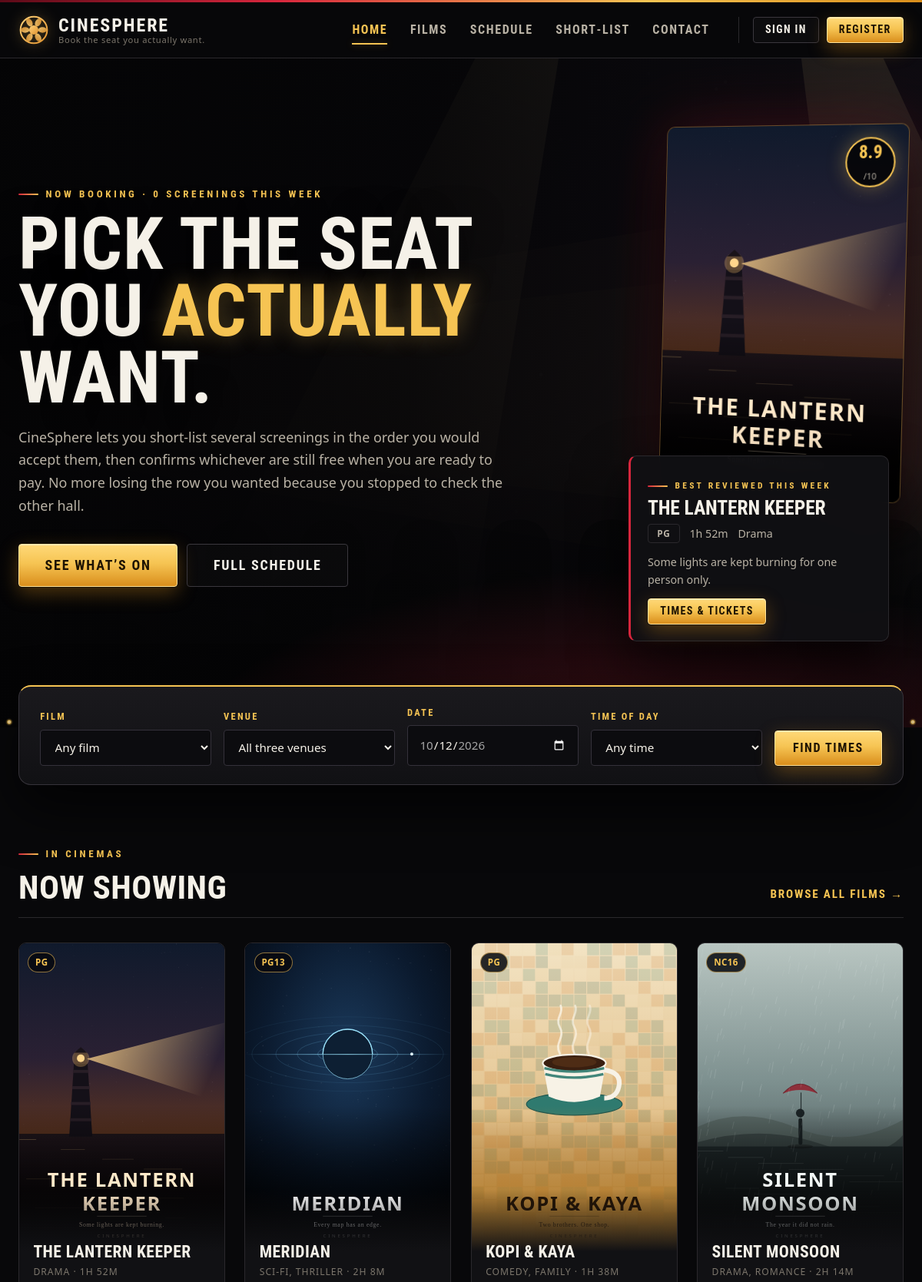
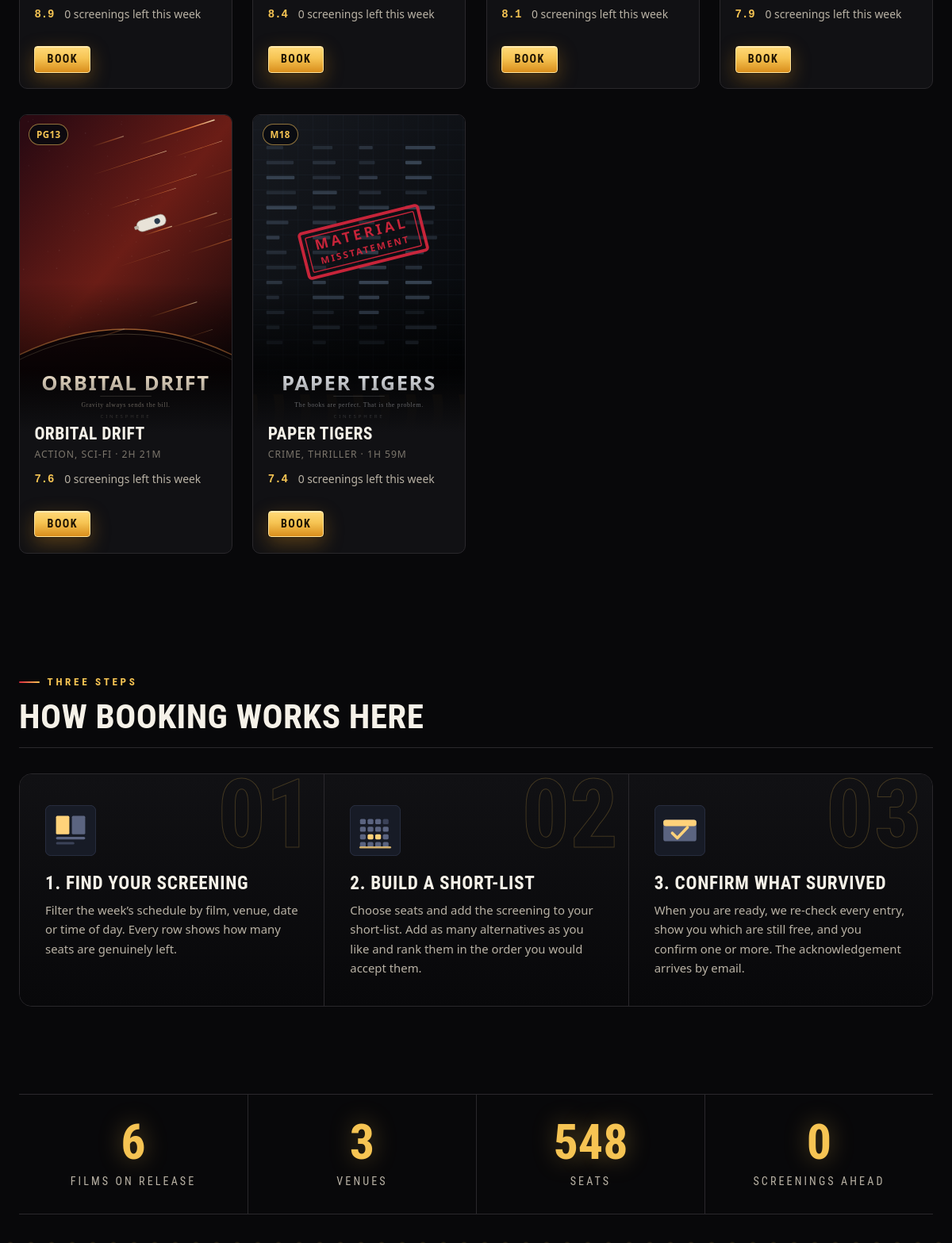
The page / (upper part) on the database its author committed (2 pictures, top to bottom).
### tables this page shows
CREATE TABLE movies (
    movie_id     INT AUTO_INCREMENT PRIMARY KEY,
    title        VARCHAR(120) NOT NULL,
    tagline      VARCHAR(160) NOT NULL DEFAULT '',
    synopsis     TEXT         NOT NULL,
    genre        VARCHAR(60)  NOT NULL,
    language     VARCHAR(40)  NOT NULL DEFAULT 'English',
    duration_min SMALLINT UNSIGNED NOT NULL,
    classification ENUM('G','PG','PG13','NC16','M18') NOT NULL DEFAULT 'PG13',
    director     VARCHAR(80)  NOT NULL,
    cast_list    VARCHAR(255) NOT NULL,
    release_date DATE         NOT NULL,
    poster       VARCHAR(80)  NOT NULL,
    banner       VARCHAR(80)  NOT NULL DEFAULT '',
    user_score   DECIMAL(3,1) NOT NULL DEFAULT 0.0,
    status       ENUM('now_showing','coming_soon','archived')
                 NOT NULL DEFAULT 'now_showing',
    created_at   DATETIME NOT NULL DEFAULT CURRENT_TIMESTAMP
);

### includes/db.php (called while the page is built, shortened)
<?php
function db(): mysqli
{
    static $conn = null;
    if ($conn instanceof mysqli) {
        return $conn;
    }
    try {
        $conn = new mysqli(DB_HOST, DB_USER, DB_PASS, DB_NAME, DB_PORT);
    } catch (Throwable $e) {
        http_response_code(503);
        echo '<!DOCTYPE html><html lang="en"><head><meta charset="utf-8">'
           . '<title>CineSphere &ndash; database unavailable</title>'
           . '<link rel="stylesheet" href="css/style.css"></head><body>'
           . '<main class="container"><div class="notice notice-error">'
           . '<h1>The booking database is not available</h1>'
           . '<p>Start MySQL in the XAMPP control panel, then import '
           . '<code>sql/01_schema.sql</code> followed by '
           . '<code>sql/02_seed.sql</code>.</p>'
           . (DEBUG ? '<p><small>' . htmlspecialchars($e->getMessage(),
                        ENT_QUOTES, 'UTF-8') . '</small></p>' : '')
           . '</div></main></body></html>';
        exit;
    }
    $conn->set_charset('utf8mb4');
    return $conn;
}
function db_query(string $sql, array $params = [], string $types = '')
{
    $stmt = db()->prepare($sql);
    if ($params) {
        $stmt->bind_param($types !== '' ? $types : db_types($params), ...$params);
    }
    $stmt->execute();
    $result = $stmt->get_result();
    return $result;
}
function db_one(string $sql, array $params = [], string $types = ''): ?array
{
    $res = db_query($sql, $params, $types);
    $row = $res ? $res->fetch_assoc() : null;
    return $row ?: null;
}
function db_all(string $sql, array $params = [], string $types = ''): array
{
    $res  = db_query($sql, $params, $types);
    $rows = [];
    if ($res) {
        while ($r = $res->fetch_assoc()) {
            $rows[] = $r;
        }
    }
    return $rows;
}
function db_types(array $params): string
{
    $t = '';
    foreach ($params as $p) {
        if (is_int($p)) {
            $t .= 'i';
        } elseif (is_float($p)) {
            $t .= 'd';
        } else {
            $t .= 's';
        }
    }
    return $t;
}

### includes/functions.php (called while the page is built, shortened)
<?php
require_once __DIR__ . '/db.php';
function e($value): string
{
    return htmlspecialchars((string) $value, ENT_QUOTES | ENT_SUBSTITUTE, 'UTF-8');
}
function pretty_runtime(int $minutes): string
{
    $h = intdiv($minutes, 60);
    $m = $minutes % 60;
    return $h > 0 ? "{$h}h {$m}m" : "{$m}m";
}

### index.php (the view, shortened to what this page needs)
<?php
$featured = db_one(
    "SELECT * FROM movies
      WHERE status = 'now_showing'
      ORDER BY user_score DESC, release_date DESC
      LIMIT 1"
);
$nowShowing = db_all(
    "SELECT m.*,
            (SELECT COUNT(*)
               FROM showtimes st
              WHERE st.movie_id = m.movie_id
                AND st.status = 'open'
                AND TIMESTAMP(st.show_date, st.show_time) >= NOW()) AS upcoming
       FROM movies m
      WHERE m.status = 'now_showing'
      ORDER BY m.user_score DESC"
);
$stats = db_one(
    "SELECT
        (SELECT COUNT(*) FROM movies WHERE status = 'now_showing')  AS films,
        (SELECT COUNT(*) FROM cinemas)                              AS venues,
        (SELECT COUNT(*) FROM seats)                                AS seats,
        (SELECT COUNT(*) FROM showtimes
          WHERE TIMESTAMP(show_date, show_time) >= NOW())           AS screenings"
);
require __DIR__ . '/includes/header.php';
?>
<section class="hero">
  <div class="hero-bg">
    <img src="images/hero.svg" alt="" width="1600" height="560">
  </div>
  <div class="hero-beams" aria-hidden="true"><i></i><i></i></div>
  <div class="container hero-inner">
    <div class="hero-copy">
      <span class="eyebrow">Now booking &middot; <?= (int) $stats['screenings'] ?> screenings this week</span>
      <h1>Pick the seat you <em>actually</em> want.</h1>
      <p class="lede">
        CineSphere lets you short-list several screenings in the order you
        would accept them, then confirms whichever are still free when you
        are ready to pay. No more losing the row you wanted because you
        stopped to check the other hall.
      </p>
      <div class="btn-row">
        <a class="btn btn-primary btn-lg" href="movies.php">See what&rsquo;s on</a>
        <a class="btn btn-ghost btn-lg" href="showtimes.php">Full schedule</a>
      </div>
    </div>
    <?php if ($featured): ?>
    <div class="hero-feature">
      <a class="hero-poster" href="movie.php?id=<?= (int) $featured['movie_id'] ?>">
        <img src="images/<?= e($featured['poster']) ?>"
             alt="Poster for <?= e($featured['title']) ?>" width="320" height="480">
        <span class="hero-score"><b><?= number_format((float) $featured['user_score'], 1) ?></b>/10</span>
      </a>
      <div class="hero-feature-text">
        <span class="eyebrow">Best reviewed this week</span>
        <h3><?= e($featured['title']) ?></h3>
        <p class="meta-row">
          <span class="rating"><?= e($featured['classification']) ?></span>
          <span><?= e(pretty_runtime((int) $featured['duration_min'])) ?></span>
          <span><?= e($featured['genre']) ?></span>
        </p>
        <p><?= e($featured['tagline']) ?></p>
        <a class="btn btn-primary btn-sm" href="movie.php?id=<?= (int) $featured['movie_id'] ?>">
          Times &amp; tickets
        </a>
      </div>
    </div>
    <?php endif; ?>
  </div>
  <div class="marquee-bulbs" aria-hidden="true"></div>
</section>
<div class="container">
  <form class="quick-book" method="get" action="showtimes.php" data-autosubmit>
    <div class="field">
      <label for="q-film">Film</label>
      <select name="movie" id="q-film">
        <option value="0">Any film</option>
      </select>
    </div>
    <div class="field">
      <label for="q-venue">Venue</label>
      <select name="cinema" id="q-venue">
        <option value="0">All three venues</option>
      </select>
    </div>
    <div class="field">
      <label for="q-date">Date</label>
      <input type="date" name="date" id="q-date"
             value="<?= e(date('Y-m-d')) ?>"
             min="<?= e(date('Y-m-d')) ?>"
             max="<?= e(date('Y-m-d', strtotime('+6 days'))) ?>">
    </div>
    <div class="field">
      <label for="q-part">Time of day</label>
      <select name="part" id="q-part">
        <option value="">Any time</option>
      </select>
    </div>
    <button type="submit" class="btn btn-primary">Find times</button>
  </form>
</div>
<section class="section">
  <div class="container">
    <div class="section-head">
      <div>
        <span class="eyebrow">In cinemas</span>
        <h2>Now showing</h2>
      </div>
      <p><a href="movies.php">Browse all films &rarr;</a></p>
    </div>
    <div class="film-grid">
      <?php foreach ($nowShowing as $m): ?>
        <article class="film-card">
          <div class="film-poster">
            <img src="images/<?= e($m['poster']) ?>"
                 alt="Poster for <?= e($m['title']) ?>" width="480" height="720" loading="lazy">
            <span class="badge badge-gold poster-tag"><?= e($m['classification']) ?></span>
          </div>
          <div class="film-body">
            <h3><a href="movie.php?id=<?= (int) $m['movie_id'] ?>"><?= e($m['title']) ?></a></h3>
            <p class="film-genre"><?= e($m['genre']) ?> &middot; <?= e(pretty_runtime((int) $m['duration_min'])) ?></p>
            <p class="meta-row small">
              <span class="score"><?= number_format((float) $m['user_score'], 1) ?></span>
              <span class="muted"><?= (int) $m['upcoming'] ?> screenings left this week</span>
            </p>
            <div class="btn-row">
              <a class="btn btn-primary btn-sm" href="movie.php?id=<?= (int) $m['movie_id'] ?>">Book</a>
            </div>
          </div>
        </article>
      <?php endforeach; ?>
    </div>
  </div>
</section>
<section class="section">
  <div class="container">
    <div class="section-head">
      <div>
        <span class="eyebrow">Three steps</span>
        <h2>How booking works here</h2>
      </div>
    </div>
    <div class="step-grid">
      <div class="step">
        <img src="images/step-browse.svg" alt="" width="74" height="74">
        <h3>1. Find your screening</h3>
        <p>
          Filter the week&rsquo;s schedule by film, venue, date or time of
          day. Every row shows how many seats are genuinely left.
        </p>
      </div>
      <div class="step">
        <img src="images/step-seats.svg" alt="" width="74" height="74">
        <h3>2. Build a short-list</h3>
        <p>
          Choose seats and add the screening to your short-list. Add as
          many alternatives as you like and rank them in the order you
          would accept them.
        </p>
      </div>
      <div class="step">
        <img src="images/step-confirm.svg" alt="" width="74" height="74">
        <h3>3. Confirm what survived</h3>
        <p>
          When you are ready, we re-check every entry, show you which are
          still free, and you confirm one or more. The acknowledgement
          arrives by email.
        </p>
      </div>
    </div>
  </div>
</section>
<section class="section-tight">
  <div class="container">
    <div class="stat-strip">
      <div class="stat"><span class="n"><?= (int) $stats['films'] ?></span><span class="l">Films on release</span></div>
      <div class="stat"><span class="n"><?= (int) $stats['venues'] ?></span><span class="l">Venues</span></div>
      <div class="stat"><span class="n"><?= number_format((int) $stats['seats']) ?></span><span class="l">Seats</span></div>
      <div class="stat"><span class="n"><?= (int) $stats['screenings'] ?></span><span class="l">Screenings ahead</span></div>
    </div>
  </div>
</section>
<?php require __DIR__ . '/includes/footer.php'; ?>

### rows shown on the page
movies: poster (picture), user_score "8.9", title "THE LANTERN KEEPER", classification "PG", duration_min "1h 52m", genre "Drama", tagline "Some lights are kept burning for one person only.", genre "DRAMA", duration_min "1H 52M", upcoming "0"
movies: poster (picture), classification "PG13", title "MERIDIAN", genre "SCI-FI, THRILLER", duration_min "2H 8M", user_score "8.4", upcoming "0"
movies: poster (picture), classification "PG", title "KOPI & KAYA", genre "COMEDY, FAMILY", duration_min "1H 38M", user_score "8.1", upcoming "0"
movies: poster (picture), classification "NC16", title "SILENT MONSOON", genre "DRAMA, ROMANCE", duration_min "2H 14M", user_score "7.9", upcoming "0"
movies: poster (picture), classification "PG13", title "ORBITAL DRIFT", genre "ACTION, SCI-FI", duration_min "2H 21M", user_score "7.6", upcoming "0"
movies: poster (picture), classification "M18", title "PAPER TIGERS", genre "CRIME, THRILLER", duration_min "1H 59M", user_score "7.4", upcoming "0"

### other values the page prints
SITE_NAME "CINESPHERE"
SITE_TAGLINE "Book the seat you actually want."
$stats['screenings'] "0"
$stats['films'] "6"
$stats['venues'] "3"
$stats['seats'] "548"
